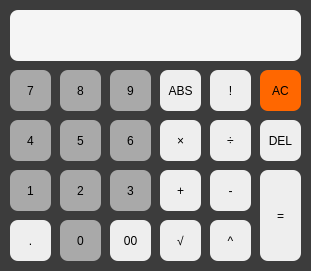
<?xml version="1.0" encoding="UTF-8"?>
<ui version="4.0">
 <class>Form</class>
 <widget class="QWidget" name="Form">
  <property name="geometry">
   <rect>
    <x>0</x>
    <y>0</y>
    <width>311</width>
    <height>271</height>
   </rect>
  </property>
  <property name="windowTitle">
   <string>Form</string>
  </property>
  <property name="styleSheet">
   <string notr="true">
background-color: rgb(60, 60, 60);</string>
  </property>
  <widget class="QPushButton" name="pushButton_point">
   <property name="geometry">
    <rect>
     <x>10</x>
     <y>220</y>
     <width>41</width>
     <height>41</height>
    </rect>
   </property>
   <property name="styleSheet">
    <string notr="true">font: 75 11pt &quot;Arial&quot;;
background-color: rgb(238, 238, 238);
border-style: outset;
border-radius: 8px;</string>
   </property>
   <property name="text">
    <string>.</string>
   </property>
  </widget>
  <widget class="QPushButton" name="pushButton_one">
   <property name="geometry">
    <rect>
     <x>10</x>
     <y>170</y>
     <width>41</width>
     <height>41</height>
    </rect>
   </property>
   <property name="styleSheet">
    <string notr="true">font: 75 11pt &quot;Arial&quot;;
background-color: rgb(169, 169, 169);
border-style: outset;
border-radius: 8px;</string>
   </property>
   <property name="text">
    <string>1</string>
   </property>
  </widget>
  <widget class="QPushButton" name="pushButton_eight">
   <property name="geometry">
    <rect>
     <x>60</x>
     <y>70</y>
     <width>41</width>
     <height>41</height>
    </rect>
   </property>
   <property name="styleSheet">
    <string notr="true">font: 75 11pt &quot;Arial&quot;;
background-color: rgb(169, 169, 169);
border-style: outset;
border-radius: 8px;</string>
   </property>
   <property name="text">
    <string>8</string>
   </property>
  </widget>
  <widget class="QPushButton" name="pushButton_five">
   <property name="geometry">
    <rect>
     <x>60</x>
     <y>120</y>
     <width>41</width>
     <height>41</height>
    </rect>
   </property>
   <property name="styleSheet">
    <string notr="true">font: 75 11pt &quot;Arial&quot;;
background-color: rgb(169, 169, 169);
border-style: outset;
border-radius: 8px;</string>
   </property>
   <property name="text">
    <string>5</string>
   </property>
  </widget>
  <widget class="QPushButton" name="pushButton_two">
   <property name="geometry">
    <rect>
     <x>60</x>
     <y>170</y>
     <width>41</width>
     <height>41</height>
    </rect>
   </property>
   <property name="styleSheet">
    <string notr="true">font: 75 11pt &quot;Arial&quot;;
background-color: rgb(169, 169, 169);
border-style: outset;
border-radius: 8px;</string>
   </property>
   <property name="text">
    <string>2</string>
   </property>
  </widget>
  <widget class="QPushButton" name="pushButton_zero">
   <property name="geometry">
    <rect>
     <x>60</x>
     <y>220</y>
     <width>41</width>
     <height>41</height>
    </rect>
   </property>
   <property name="styleSheet">
    <string notr="true">font: 75 11pt &quot;Arial&quot;;
background-color: rgb(169, 169, 169);
border-style: outset;
border-radius: 8px;</string>
   </property>
   <property name="text">
    <string>0</string>
   </property>
  </widget>
  <widget class="QPushButton" name="pushButton_seven">
   <property name="geometry">
    <rect>
     <x>10</x>
     <y>70</y>
     <width>41</width>
     <height>41</height>
    </rect>
   </property>
   <property name="styleSheet">
    <string notr="true">font: 75 11pt &quot;Arial&quot;;
background-color: rgb(169, 169, 169);
border-style: outset;
border-radius: 8px;</string>
   </property>
   <property name="text">
    <string>7</string>
   </property>
  </widget>
  <widget class="QPushButton" name="pushButton_four">
   <property name="geometry">
    <rect>
     <x>10</x>
     <y>120</y>
     <width>41</width>
     <height>41</height>
    </rect>
   </property>
   <property name="styleSheet">
    <string notr="true">font: 75 11pt &quot;Arial&quot;;
background-color: rgb(169, 169, 169);
border-style: outset;
border-radius: 8px;</string>
   </property>
   <property name="text">
    <string>4</string>
   </property>
  </widget>
  <widget class="QPushButton" name="pushButton_nine">
   <property name="geometry">
    <rect>
     <x>110</x>
     <y>70</y>
     <width>41</width>
     <height>41</height>
    </rect>
   </property>
   <property name="styleSheet">
    <string notr="true">font: 75 11pt &quot;Arial&quot;;
background-color: rgb(169, 169, 169);
border-style: outset;
border-radius: 8px;</string>
   </property>
   <property name="text">
    <string>9</string>
   </property>
  </widget>
  <widget class="QPushButton" name="pushButton_six">
   <property name="geometry">
    <rect>
     <x>110</x>
     <y>120</y>
     <width>41</width>
     <height>41</height>
    </rect>
   </property>
   <property name="styleSheet">
    <string notr="true">font: 75 11pt &quot;Arial&quot;;
background-color: rgb(169, 169, 169);
border-style: outset;
border-radius: 8px;</string>
   </property>
   <property name="text">
    <string>6</string>
   </property>
  </widget>
  <widget class="QPushButton" name="pushButton_three">
   <property name="geometry">
    <rect>
     <x>110</x>
     <y>170</y>
     <width>41</width>
     <height>41</height>
    </rect>
   </property>
   <property name="styleSheet">
    <string notr="true">font: 75 11pt &quot;Arial&quot;;
background-color: rgb(169, 169, 169);
border-style: outset;
border-radius: 8px;</string>
   </property>
   <property name="text">
    <string>3</string>
   </property>
  </widget>
  <widget class="QPushButton" name="pushButton_doublezero">
   <property name="geometry">
    <rect>
     <x>110</x>
     <y>220</y>
     <width>41</width>
     <height>41</height>
    </rect>
   </property>
   <property name="styleSheet">
    <string notr="true">font: 75 11pt &quot;Arial&quot;;
background-color: rgb(238, 238, 238);
border-style: outset;
border-radius: 8px;</string>
   </property>
   <property name="text">
    <string>00</string>
   </property>
  </widget>
  <widget class="QPushButton" name="pushButton_ABS">
   <property name="geometry">
    <rect>
     <x>160</x>
     <y>70</y>
     <width>41</width>
     <height>41</height>
    </rect>
   </property>
   <property name="styleSheet">
    <string notr="true">font: 75 11pt &quot;Arial&quot;;
background-color: rgb(238, 238, 238);
border-style: outset;
border-radius: 8px;</string>
   </property>
   <property name="text">
    <string>ABS</string>
   </property>
  </widget>
  <widget class="QPushButton" name="pushButton_mul">
   <property name="geometry">
    <rect>
     <x>160</x>
     <y>120</y>
     <width>41</width>
     <height>41</height>
    </rect>
   </property>
   <property name="styleSheet">
    <string notr="true">font: 75 11pt &quot;Arial&quot;;
background-color: rgb(238, 238, 238);
border-style: outset;
border-radius: 8px;</string>
   </property>
   <property name="text">
    <string>×</string>
   </property>
  </widget>
  <widget class="QPushButton" name="pushButton_plus">
   <property name="geometry">
    <rect>
     <x>160</x>
     <y>170</y>
     <width>41</width>
     <height>41</height>
    </rect>
   </property>
   <property name="styleSheet">
    <string notr="true">font: 75 11pt &quot;Arial&quot;;
background-color: rgb(238, 238, 238);
border-style: outset;
border-radius: 8px;</string>
   </property>
   <property name="text">
    <string>+</string>
   </property>
  </widget>
  <widget class="QPushButton" name="pushButton_squarerooy">
   <property name="geometry">
    <rect>
     <x>160</x>
     <y>220</y>
     <width>41</width>
     <height>41</height>
    </rect>
   </property>
   <property name="styleSheet">
    <string notr="true">font: 75 11pt &quot;Arial&quot;;
background-color: rgb(238, 238, 238);
border-style: outset;
border-radius: 8px;</string>
   </property>
   <property name="text">
    <string>√</string>
   </property>
  </widget>
  <widget class="QPushButton" name="pushButton_fact">
   <property name="geometry">
    <rect>
     <x>210</x>
     <y>70</y>
     <width>41</width>
     <height>41</height>
    </rect>
   </property>
   <property name="styleSheet">
    <string notr="true">font: 75 11pt &quot;Arial&quot;;
background-color: rgb(238, 238, 238);
border-style: outset;
border-radius: 8px;</string>
   </property>
   <property name="text">
    <string>!</string>
   </property>
  </widget>
  <widget class="QPushButton" name="pushButton_div">
   <property name="geometry">
    <rect>
     <x>210</x>
     <y>120</y>
     <width>41</width>
     <height>41</height>
    </rect>
   </property>
   <property name="styleSheet">
    <string notr="true">font: 75 11pt &quot;Arial&quot;;
background-color: rgb(238, 238, 238);
border-style: outset;
border-radius: 8px;</string>
   </property>
   <property name="text">
    <string>÷</string>
   </property>
  </widget>
  <widget class="QPushButton" name="pushButton_minus">
   <property name="geometry">
    <rect>
     <x>210</x>
     <y>170</y>
     <width>41</width>
     <height>41</height>
    </rect>
   </property>
   <property name="styleSheet">
    <string notr="true">font: 75 11pt &quot;Arial&quot;;
background-color: rgb(238, 238, 238);
border-style: outset;
border-radius: 8px;</string>
   </property>
   <property name="text">
    <string>-</string>
   </property>
  </widget>
  <widget class="QPushButton" name="pushButton_power">
   <property name="geometry">
    <rect>
     <x>210</x>
     <y>220</y>
     <width>41</width>
     <height>41</height>
    </rect>
   </property>
   <property name="styleSheet">
    <string notr="true">font: 75 11pt &quot;Arial&quot;;
background-color: rgb(238, 238, 238);
border-style: outset;
border-radius: 8px;</string>
   </property>
   <property name="text">
    <string>^</string>
   </property>
  </widget>
  <widget class="QPushButton" name="pushButton_22">
   <property name="geometry">
    <rect>
     <x>260</x>
     <y>170</y>
     <width>41</width>
     <height>91</height>
    </rect>
   </property>
   <property name="styleSheet">
    <string notr="true">font: 75 11pt &quot;Arial&quot;;
background-color: rgb(238, 238, 238);
border-style: outset;
border-radius: 8px;</string>
   </property>
   <property name="text">
    <string>=</string>
   </property>
  </widget>
  <widget class="QPushButton" name="pushButton_DEL">
   <property name="geometry">
    <rect>
     <x>260</x>
     <y>120</y>
     <width>41</width>
     <height>41</height>
    </rect>
   </property>
   <property name="styleSheet">
    <string notr="true">font: 75 11pt &quot;Arial&quot;;
background-color: rgb(238, 238, 238);
border-style: outset;
border-radius: 8px;</string>
   </property>
   <property name="text">
    <string>DEL</string>
   </property>
  </widget>
  <widget class="QPushButton" name="pushButton_AC">
   <property name="geometry">
    <rect>
     <x>260</x>
     <y>70</y>
     <width>41</width>
     <height>41</height>
    </rect>
   </property>
   <property name="styleSheet">
    <string notr="true">background-color: rgb(255, 103, 0);
font: 75 11pt &quot;Arial&quot;;
border-style: outset;
border-radius: 8px;</string>
   </property>
   <property name="text">
    <string>AC</string>
   </property>
  </widget>
  <widget class="QLineEdit" name="lineEdit">
   <property name="geometry">
    <rect>
     <x>10</x>
     <y>10</y>
     <width>291</width>
     <height>51</height>
    </rect>
   </property>
   <property name="styleSheet">
    <string notr="true">background-color: rgb(245, 245, 245);
border-style: outset;
border-radius: 8px;</string>
   </property>
  </widget>
 </widget>
 <resources/>
 <connections/>
</ui>
